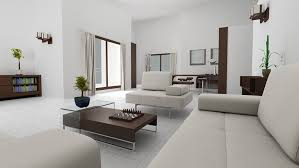
#> input picture TIPE/test9.jpg, 299 x 168 px
$ python Convolution_Contours.py
#> lines starting #> are read from the running program, lines starting #| are printed output that depends on the picture
# -*- coding: utf-8 -*-
"""
Created on Wed Feb 14 20:22:51 2018

@author: Clement LAGNEAU
"""

from PIL import Image

"""
Pour les test
"""

Filtre = [[-1,-1,-1],
          [-1,8,-1],
          [-1,-1,-1]]


ImageFile = 'test9.jpg' #Pointe vers l'image


"""
Vrai code
"""

def convolution(URLImage, Filtre):
#> called with URLImage = 'test9.jpg'
    def Convolution(Filtre,TPix,x,y):
        p0 = 0
        p1 = 0
        p2 = 0
        for i in range(-1,2):
            for j in range(-1,2):
                p0 += Filtre[i+1][j+1]*TPix[x+i,y+j][0]
                p1 += Filtre[i+1][j+1]*TPix[x+i,y+j][1]
                p2 += Filtre[i+1][j+1]*TPix[x+i,y+j][2]
                # normalisation des composantes
                p0 = int(p0)
                p1 = int(p1)
                p2 = int(p2)
        # retourne le pixel convolué
        return (p0,p1,p2)

    imgo = Image.open(URLImage)
#> imgo is the input picture: PIL image 299x168 RGB; mean R, G, B 167.3, 164.3, 160.4
    img = Image.new("RGB", imgo.size , "white")
#> img: PIL image 299x168 RGB; every value is 255
    colonne,ligne = imgo.size
#> colonne = 299; ligne = 168
    image_en_memoire = imgo.load()
    res = img.load()
    for x in range(1,colonne-1):
        for y in range(1,ligne-1):
            p = Convolution(Filtre,image_en_memoire,x,y)
            res[x, y]=p
    img.save(('.'.join(URLImage.split('.')[:-1]))+".convolution."+(URLImage.split('.')[-1]))
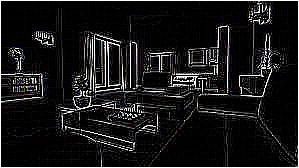
#> saved as test9.convolution.jpg: PIL image 299x168 RGB; mean R, G, B 24.3, 24.3, 24.4
    img.close()


def contours(URLImage, resolution = 100):
#> called with URLImage = 'test9.convolution.jpg', resolution = 100
    img0 = Image.open(URLImage)
    colonne,ligne = img0.size
    image_en_memoire = img0.load()
    img = Image.new("RGB", img0.size , "white")
    res = img.load()
    for x in range(1,colonne-1):
        for y in range(1,ligne-1):
            p = image_en_memoire[x,y]
            m=p[0]+p[1]+p[2]
            m = int(m/3)
            if m>resolution :
                res[x,y] = (255,255,255)
            else:
                res[x,y] = (0,0,0)
    img.save(('.'.join(URLImage.split('.')[:-1]))+".contours."+(URLImage.split('.')[-1]))
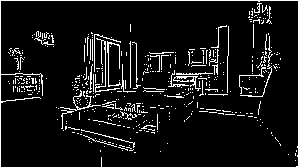
#> saved as test9.convolution.contours.jpg: PIL image 299x168 RGB; 8.6% white in thin lines or dots


def detection_contours(URLImage):
    convolution(URLImage, Filtre)
    contours(('.'.join(URLImage.split('.')[:-1]))+".convolution."+(URLImage.split('.')[-1]))


detection_contours(ImageFile)

$ run again, with TIPE/test2.jpg copied over TIPE/test9.jpg
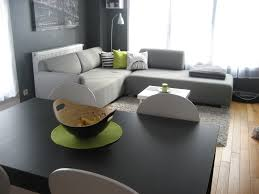
#> input picture TIPE/test2.jpg, 259 x 194 px
#> in convolution, imgo is the input picture: PIL image 259x194 RGB; mean R, G, B 131.9, 131.5, 128.4
#> img: PIL image 259x194 RGB; every value is 255
#> in convolution, `img.save(('.'.join(URLImage.split('.')[:-1]))+".convolution."+(URLImag..`:
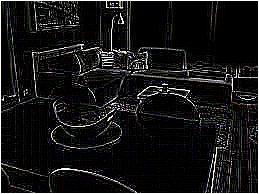
#> saved as test9.convolution.jpg: PIL image 259x194 RGB; mean R, G, B 21.2, 21.1, 21.2
#> in contours, `img.save(('.'.join(URLImage.split('.')[:-1]))+".contours."+(URLImage.s..`:
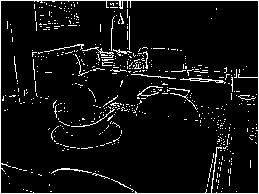
#> saved as test9.convolution.contours.jpg: PIL image 259x194 RGB; 6.8% white in thin lines or dots

$ run again, with TIPE/test3.jpg copied over TIPE/test9.jpg
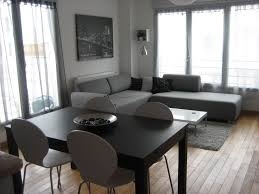
#> input picture TIPE/test3.jpg, 259 x 194 px
#> in convolution, imgo is the input picture: PIL image 259x194 RGB; mean R, G, B 131.9, 130.5, 128.8
#> img: PIL image 259x194 RGB; every value is 255
#> in convolution, `img.save(('.'.join(URLImage.split('.')[:-1]))+".convolution."+(URLImag..`:
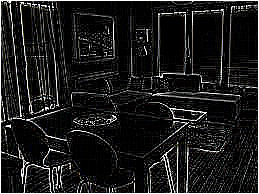
#> saved as test9.convolution.jpg: PIL image 259x194 RGB; mean R, G, B 27.8, 27.7, 27.7
#> in contours, `img.save(('.'.join(URLImage.split('.')[:-1]))+".contours."+(URLImage.s..`:
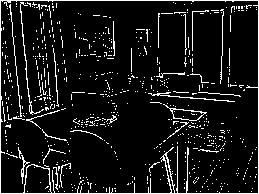
#> saved as test9.convolution.contours.jpg: PIL image 259x194 RGB; 8.9% white in thin lines or dots

$ run again, with TIPE/test4.jpg copied over TIPE/test9.jpg
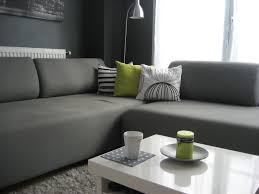
#> input picture TIPE/test4.jpg, 259 x 194 px
#> in convolution, imgo is the input picture: PIL image 259x194 RGB; mean R, G, B 115.2, 116.4, 113.6
#> img: PIL image 259x194 RGB; every value is 255
#> in convolution, `img.save(('.'.join(URLImage.split('.')[:-1]))+".convolution."+(URLImag..`:
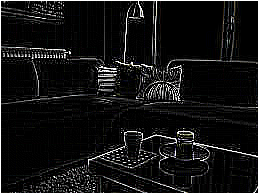
#> saved as test9.convolution.jpg: PIL image 259x194 RGB; mean R, G, B 20.1, 20.1, 20.1
#> in contours, `img.save(('.'.join(URLImage.split('.')[:-1]))+".contours."+(URLImage.s..`:
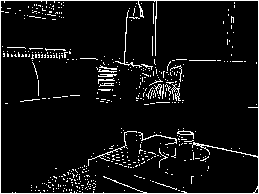
#> saved as test9.convolution.contours.jpg: PIL image 259x194 RGB; 6.6% white in thin lines or dots
